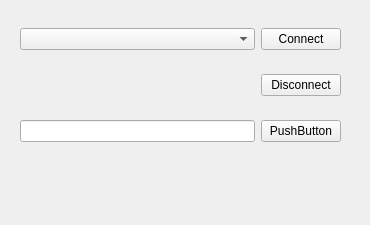
<?xml version="1.0" encoding="UTF-8"?>
<ui version="4.0">
 <class>MainWindow</class>
 <widget class="QMainWindow" name="MainWindow">
  <property name="geometry">
   <rect>
    <x>0</x>
    <y>0</y>
    <width>370</width>
    <height>225</height>
   </rect>
  </property>
  <property name="minimumSize">
   <size>
    <width>370</width>
    <height>225</height>
   </size>
  </property>
  <property name="maximumSize">
   <size>
    <width>370</width>
    <height>225</height>
   </size>
  </property>
  <property name="baseSize">
   <size>
    <width>370</width>
    <height>225</height>
   </size>
  </property>
  <property name="windowTitle">
   <string>comhdlc</string>
  </property>
  <widget class="QWidget" name="centralwidget">
   <widget class="QWidget" name="gridLayoutWidget">
    <property name="geometry">
     <rect>
      <x>20</x>
      <y>10</y>
      <width>321</width>
      <height>151</height>
     </rect>
    </property>
    <layout class="QGridLayout" name="gridLayout_2">
     <item row="1" column="2">
      <widget class="QPushButton" name="buttonDisconnect">
       <property name="text">
        <string>Disconnect</string>
       </property>
      </widget>
     </item>
     <item row="2" column="0">
      <widget class="QLineEdit" name="lineEdit"/>
     </item>
     <item row="2" column="2">
      <widget class="QPushButton" name="pushButton">
       <property name="text">
        <string>PushButton</string>
       </property>
      </widget>
     </item>
     <item row="0" column="2">
      <widget class="QPushButton" name="buttonConnect">
       <property name="text">
        <string>Connect</string>
       </property>
      </widget>
     </item>
     <item row="0" column="0">
      <widget class="QComboBox" name="comboBox"/>
     </item>
    </layout>
   </widget>
  </widget>
  <widget class="QMenuBar" name="menubar">
   <property name="geometry">
    <rect>
     <x>0</x>
     <y>0</y>
     <width>370</width>
     <height>20</height>
    </rect>
   </property>
  </widget>
 </widget>
 <resources/>
 <connections/>
</ui>
